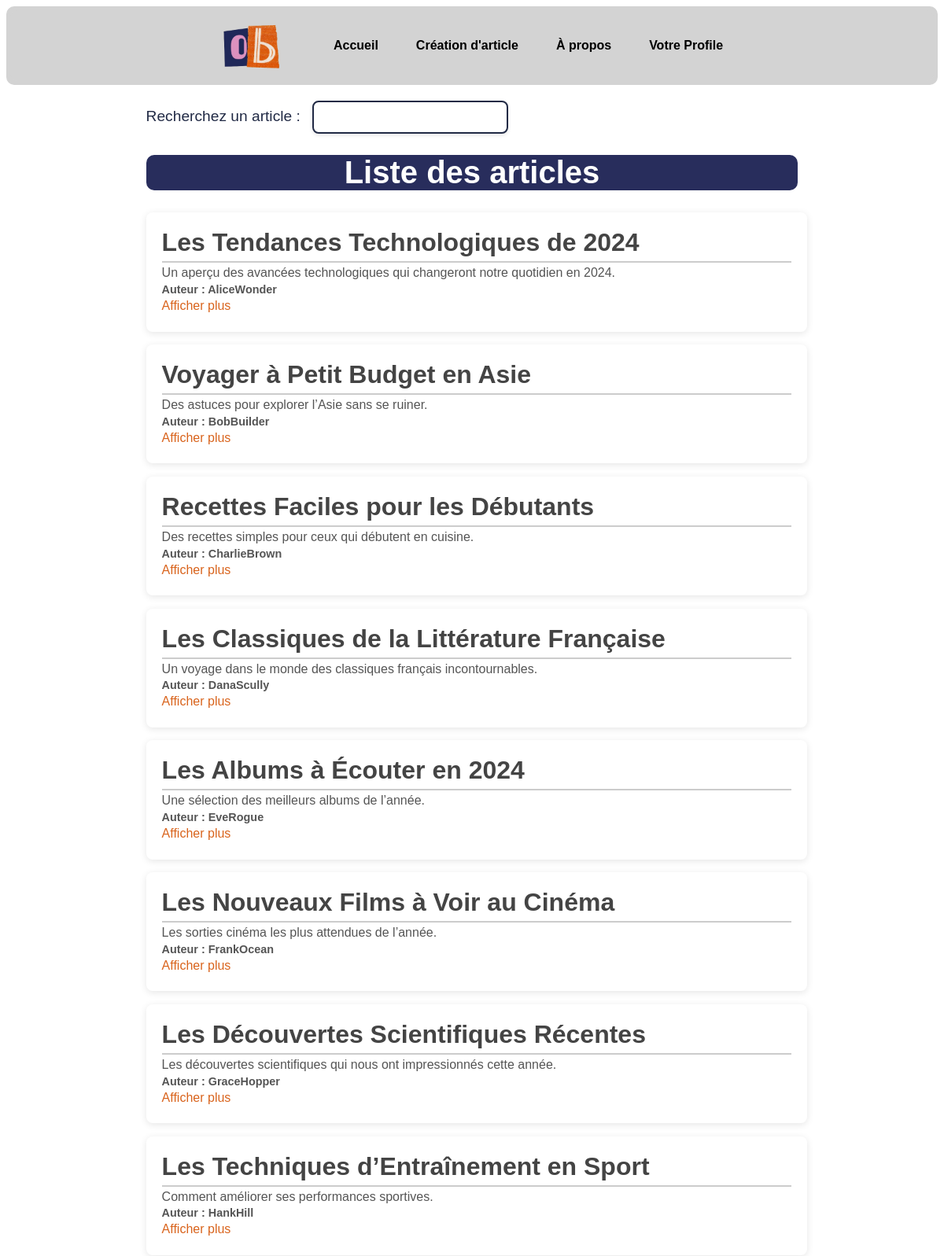
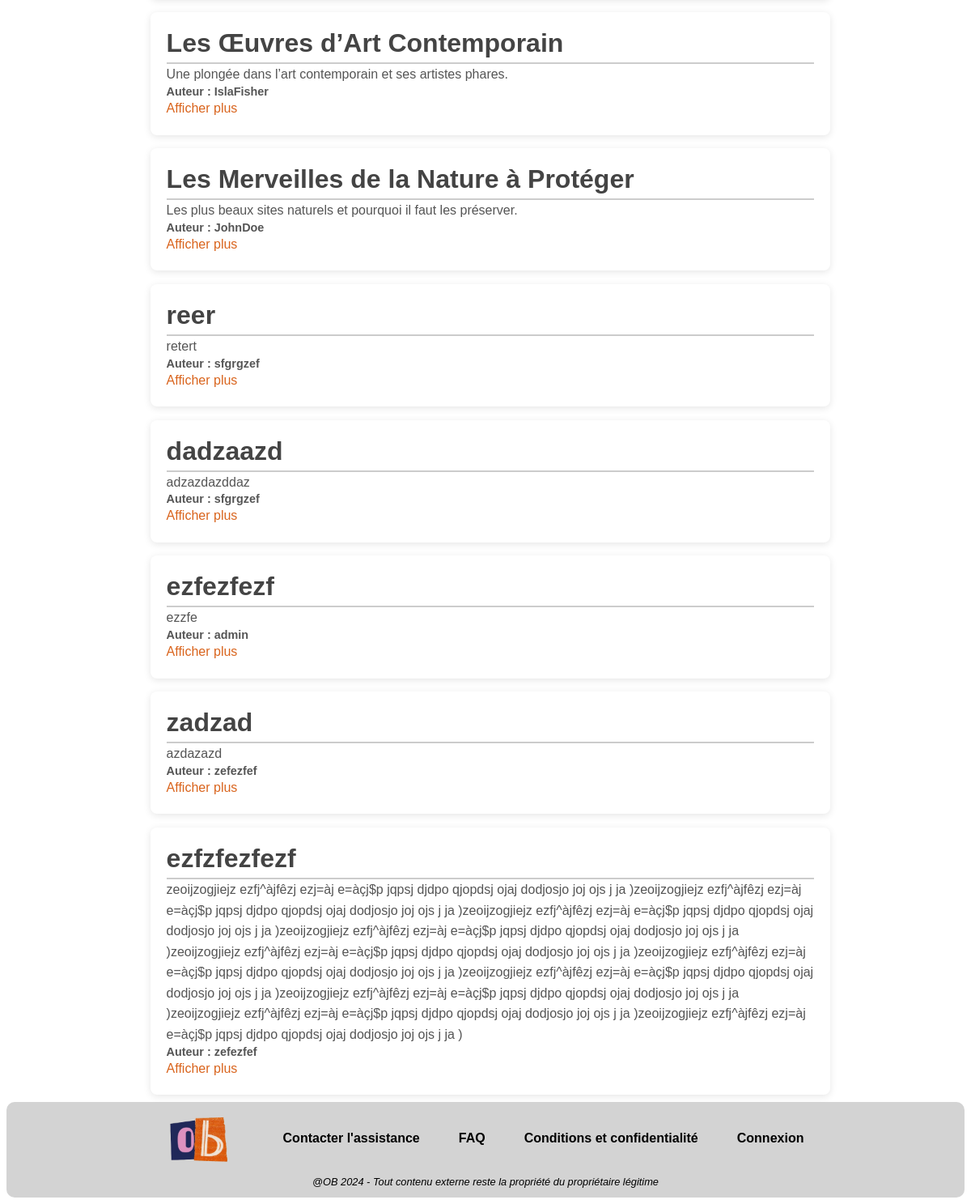
The page /listeArticle.php (signed in) on the database its author committed (2 pictures, top to bottom).
### tables this page shows
CREATE TABLE IF NOT EXISTS `article` (
  `id` int NOT NULL AUTO_INCREMENT COMMENT 'Identifiant unique de l''article.',
  `titre` varchar(250) NOT NULL COMMENT 'Titre de l''article.',
  `description` varchar(2000) NOT NULL COMMENT 'Contenu ou résumé de l''article.',
  `fk_pseudo` varchar(50) NOT NULL COMMENT 'Clé étrangère vers le pseudo de la table User.',
  PRIMARY KEY (`id`)
);

### listeArticle.php (the view, shortened to what this page needs)
<?php
    include "pagesOutils/connDB.php";
?>
<html>
    <link rel="stylesheet" href="listeArticle.css">
    <header>
        <?php
            include 'pagesOutils/header.php';
        ?>
    </header>
    <body>
    <main>
    <div id="search-container">
        <form method="GET">
            <label for="barreRecherche">Recherchez un article : </label>
            <input id="barreRecherche" name="barreRecherche" type="search">
            <h1>Liste des articles</h1>
            <?php
            $_isSearched = false;
            ?>
        </form>
    </div>
    <?php
        if($_isSearched == false){
            $sql = "SELECT id, titre, description, fk_pseudo FROM article";
            $result = $conn->query($sql);
            if ($result->num_rows > 0) {
                while ($row = $result->fetch_assoc()) {
                    $id=$row['id'];
                    echo "<section class='article'>
                        <h2>" . $row["titre"] . "</h2>
                        <p>" . $row["description"] . "</p>
                        <div class='article-footer'>
                            <span class='auteur'>Auteur : " . $row["fk_pseudo"] . "</span>
                        </div>
                        <a href='afficherArticle.php?id=$id'><p class='lienArticle'>Afficher plus</p></a>
                    </section>";
                }
            } else {
                echo "Aucun article trouvé.";
            }
        }
    ?>
    </main>
    </body>
    <?php
        include 'pagesOutils/footer.php'
    ?>
</html>

### pagesOutils/header.php
<header>
    <nav class="header-nav">
        <a href="listeArticle.php"><img src="img/obLogo.png" href="../index.php" alt="Logo OB"></a>
        <a href="listeArticle.php">Accueil</a>
        <a href="creationArticle.php">Création d'article</a>
        <a href="aPropos.php">À propos</a>
        <a href="profile.php">Votre Profile</a>
    </nav>
</header>

### pagesOutils/footer.php
<footer>
    <nav class="footer-nav">
        <a href="acceuil.php"><img src="img/obLogo.png" alt="Logo OB"></a>
        <a href="mailto:FaroukMohamed.Bendeddouche@outlook.com">Contacter l'assistance</a>
        <a href="FAQ.php">FAQ</a>
        <a href="conditionsUtilisation.php">Conditions et confidentialité</a>
        <a href="connexion.php">Connexion</a>
    </nav>
    <p id="droits-footer">
        @OB 2024 - Tout contenu externe reste la propriété du propriétaire légitime
    </p>
</footer>

### listeArticle.css (style rules this page uses)
body main { display: flex; flex-direction: column; justify-content: space-between; min-height: 100vh; margin: 0 auto; width: 70%; font-family: "Century Gothic", sans-serif; }
header, footer { background-color: lightgray; color: black; padding: 5px; font-family: "Century Gothic", sans-serif; text-align: center; border-radius: 10px; }
header nav, footer nav { display: flex; justify-content: center; align-items: center; gap: 3em; font-weight: bold; }
header a, footer a { color: black; text-decoration: none; transition: 0.5s; }
header img, footer img { width: 5em; margin-right: 15px; }
label { margin-right: 10px; font-size: 1.2em; color: #212A45; }
input[type="search"] { padding: 10px; width: 30%; font-size: 1em; border: 2px solid #212A45; border-radius: 8px; box-shadow: 0 2px 5px rgba(0, 0, 0, 0.1); transition: box-shadow 0.3s ease; margin-top: 20px; }
footer { margin-top: auto; }
footer p#droits-footer { margin: 0.5em; font-style: italic; font-size: 0.8em; }
h1 { font-size: 2.5em; color: white; text-align: center; margin-bottom: 20px; font-weight: bold; border-radius: 10px; background-color: #282d5c; width: 100%; }
h2 { font-size: 2em; color: #444; margin-top: 20px; margin-bottom: 10px; border-bottom: 2px solid #ccc; padding-bottom: 5px; transition: color 0.3s ease, transform 0.3s ease; }
section { margin: 20px auto; padding: 15px; max-width: 800px; background-color: #f9f9f9; border-radius: 8px; box-shadow: 0 2px 5px rgba(0, 0, 0, 0.1); }
section p { line-height: 1.6; color: #555; margin: 10px 0; }
.article { width: 100%; margin: 1% auto; padding: 20px; background-color: #fff; border-radius: 8px; box-shadow: 0 2px 10px rgba(0, 0, 0, 0.1); transition: transform 0.3s ease, box-shadow 0.3s ease; }
.article h2, .article p { max-width: 1200px; margin: 0 auto; }
.article-footer { max-width: 1200px; margin: 0 auto; display: flex; justify-content: space-between; align-items: center; font-size: 0.9em; color: #888; }
.article-footer .auteur { font-weight: bold; color: #555; }
.lienArticle { color: #d9641d; }
a { text-decoration: underline 0.15em rgba(0, 0, 0, 0); transition: text-decoration-color 300ms; }

### rows shown on the page
article: titre "Les Tendances Technologiques de 2024", description "Un aperçu des avancées technologiques qui changeront notre quotidien en 2024.", fk_pseudo "AliceWonder"
article: titre "Voyager à Petit Budget en Asie", description "Des astuces pour explorer l’Asie sans se ruiner.", fk_pseudo "BobBuilder"
article: titre "Recettes Faciles pour les Débutants", description "Des recettes simples pour ceux qui débutent en cuisine.", fk_pseudo "CharlieBrown"
article: titre "Les Classiques de la Littérature Française", description "Un voyage dans le monde des classiques français incontournables.", fk_pseudo "DanaScully"
article: titre "Les Albums à Écouter en 2024", description "Une sélection des meilleurs albums de l’année.", fk_pseudo "EveRogue"
article: titre "Les Nouveaux Films à Voir au Cinéma", description "Les sorties cinéma les plus attendues de l’année.", fk_pseudo "FrankOcean"
article: titre "Les Découvertes Scientifiques Récentes", description "Les découvertes scientifiques qui nous ont impressionnés cette année.", fk_pseudo "GraceHopper"
article: titre "Les Techniques d’Entraînement en Sport", description "Comment améliorer ses performances sportives.", fk_pseudo "HankHill"
article: titre "Les Œuvres d’Art Contemporain", description "Une plongée dans l’art contemporain et ses artistes phares.", fk_pseudo "IslaFisher"
article: titre "Les Merveilles de la Nature à Protéger", description "Les plus beaux sites naturels et pourquoi il faut les préserver.", fk_pseudo "JohnDoe"
article: titre "reer", description "retert", fk_pseudo "sfgrgzef"
article: titre "dadzaazd", description "adzazdazddaz", fk_pseudo "sfgrgzef"
article: titre "ezfezfezf", description "ezzfe", fk_pseudo "admin"
article: titre "zadzad", description "azdazazd", fk_pseudo "zefezfef"
article: titre "ezfzfezfezf", description "zeoijzogjiejz ezfj^àjfêzj ezj=àj e=àçj$p jqpsj djdpo qjopdsj ojaj dodjosjo joj ojs j ja )zeoijzogjiejz ezfj^àjfêzj ezj=àj e=àçj$p jqpsj djdpo qjopdsj ojaj dodjosjo joj ojs j ja )zeoijzogjiejz ezfj^àjfêzj ezj=àj e=àçj$p jqpsj djdpo qjopdsj ojaj dodjosjo joj ojs j ja )zeoijzogjiejz ezfj^àjfêzj ezj=àj e=àçj$p jqpsj djdpo qjopdsj ojaj dodjosjo joj ojs j ja )zeoijzogjiejz ezfj^àjfêzj ezj=àj e=àçj$p jqpsj djdpo qjopdsj ojaj dodjosjo joj ojs j ja )zeoijzogjiejz ezfj^àjfêzj ezj=àj e=àçj$p jqpsj djdpo qjopdsj ojaj dodjosjo joj ojs j ja )zeoijzogjiejz ezfj^àjfêzj ezj=àj e=àçj$p jqpsj djdpo qjopdsj ojaj dodjosjo joj ojs j ja )zeoijzogjiejz ezfj^àjfêzj ezj=àj e=àçj$p jqpsj djdpo qjopdsj ojaj dodjosjo…", fk_pseudo "zefezfef"
